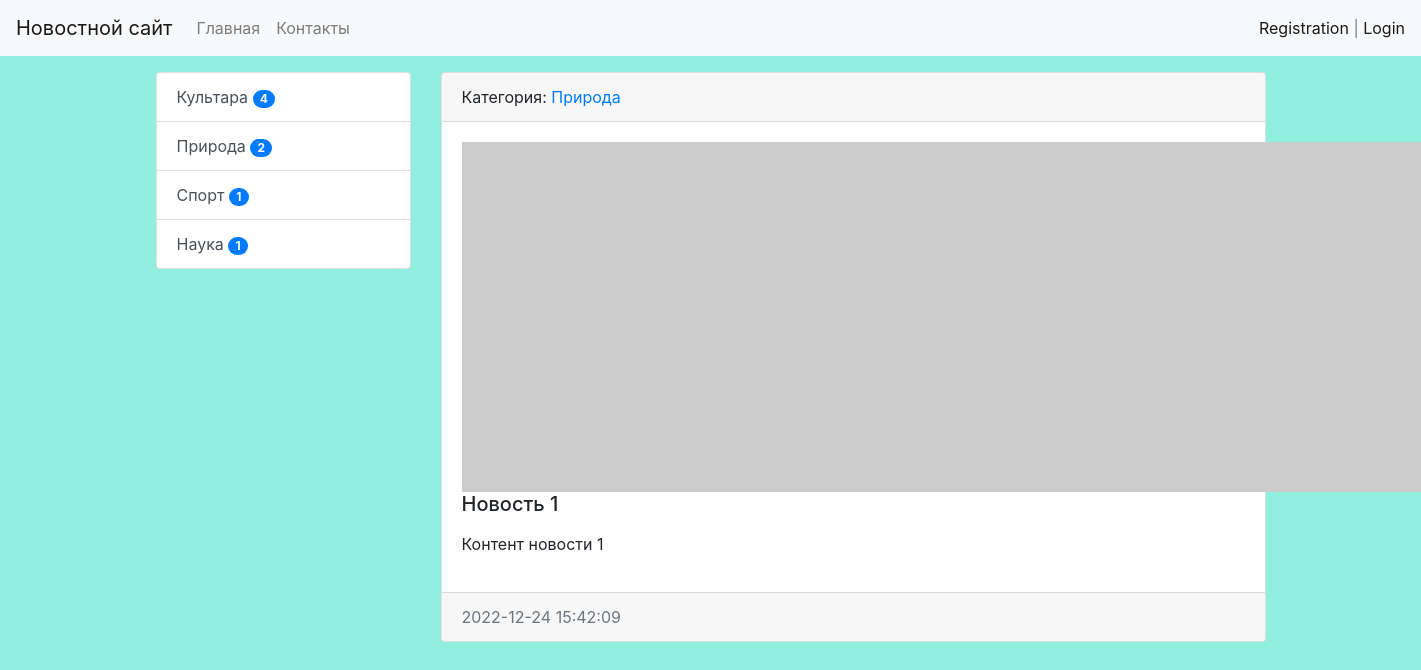
Page /blog/1/ on the committed database.
### blog/models.py (models this page shows, shortened)
class Category(models.Model):
    title = models.CharField(max_length=150, db_index=True, verbose_name='Наименование категории')
    def get_absolute_url(self):
        return reverse('category', kwargs={"category_id": self.pk})
    def __str__(self):
        return self.title
    class Meta:
        verbose_name = 'Категория'
        verbose_name_plural = 'Категории'
        ordering = ['title']

class Blog(models.Model):
    title = models.CharField(max_length=150, verbose_name='Наименование')
    content = models.TextField(blank=True, verbose_name='Контент')
    created_at = models.DateTimeField(auto_now_add=True, verbose_name='Дата публикации')
    updated_at = models.DateTimeField(auto_now=True, verbose_name='Обновлено')
    photo = models.ImageField(upload_to='photos/%Y/%m/%d/', verbose_name='Фото', blank=True)
    is_published = models.BooleanField(default=True, verbose_name='Опубликовано')
    category = models.ForeignKey('Category', on_delete=models.PROTECT,  verbose_name='Категория')
    views = models.IntegerField(default=0)
    class Meta:
        verbose_name = 'Новость'
        verbose_name_plural = 'Новости'
        ordering = ['-created_at']

### blog/views.py (the view)
# urls.py: path('blog/<int:pk>/',ViewBlog.as_view(), name='view_blog'),
class ViewBlog(DetailView):
    model = Blog
    context_object_name = 'blog_item'

### blog/templatetags/news_tags.py (called while the page is built)
@register.inclusion_tag('blog/list_categories.html')
def show_categories(arg1='Hello', arg2='world'):
    categories = Category.objects.annotate(cnt=Count('blog', filter=F('blog__is_published'))).filter(cnt__gt=0)
    return {"categories": categories, "arg1": arg1, "arg2": arg2}

### blog/templates/blog/blog_detail.html (shortened to what this page needs)
{% extends 'base.html' %}
{% block sidebar %}
    {% include 'inc/_sidebar.html' %}
{% endblock %}
{% block content %}
    <div class="card mb-3">
        <div class="card-header">
            Категория: <a href="{{ blog_item.category.get_absolute_url }}">{{ blog_item.category }}</a>
        </div>
        <div class="card-body">
            {% if item.photo %}
                <img src="{{ blog_item.photo.url }}" alt="" width="350" class="float-left mr-3">
            {% else %}
                <img src="https://picsum.photos/id/1060/350/235/?blur=2" alt="" class="float-left mr-3">
            {% endif %}
            <h5 class="card-title">{{ blog_item.title }}</h5>
            <p class="card-text">{{ blog_item.content|linebreaks }}</p>
        </div>
        <div class="card-footer text-muted">
            {{ blog_item.created_at|date:"Y-m-d H:i:s" }}
        </div>
    </div>
{% endblock %}

### templates/base.html (shortened to what this page needs)
{% load static %}
<!doctype html>
<html lang="en">
<head>
    <link rel="stylesheet" href="{% static 'bootstrap/css/bootstrap.css' %}">
    <link rel="stylesheet" href="{% static 'style.css' %}">
</head>
<body>
{% include 'inc/_nav.html' %}
<div class="container mt-3">
    <div class="row">
        <div class="col-md-3">
            {% block sidebar %} SIDEBAR {% endblock %}
        </div>
        <div class="col-md-9">
            {% block content %} CONTENT {% endblock %}
        </div>
    </div>
</div>
</body>
</html>

### templates/inc/_nav.html (shortened to what this page needs)
<nav class="navbar navbar-expand-lg navbar-light bg-light">
    <a class="navbar-brand" href="{% url 'home' %}">Новостной сайт</a>
    <div class="collapse navbar-collapse" id="navbarSupportedContent">
        <ul class="navbar-nav mr-auto">
            <li class="nav-item"><a class="nav-link" href="{% url 'home' %}">Главная</a></li>
            <li class="nav-item"><a class="nav-link" href="{% url 'contact' %}">Контакты</a></li>
        </ul>
        <span class="navbar-text">
            {% if request.user.is_authenticated %}
                Добро пожаловать, {{ user.username }} | <a href="{% url 'logout' %}">Выход</a>
            {% else %}
                <a href="{% url 'register' %}">Registration</a> | <a href="{% url 'login' %}">Login</a>
            {% endif %}
        </span>
    </div>
</nav>

### templates/inc/_sidebar.html (shortened to what this page needs)
{% load news_tags %}
{% show_categories %}

### blog/templates/blog/list_categories.html
<div class="list-group">
    {% for item in categories %}
        <a href="{{ item.get_absolute_url }}"
           class="list-group-item list-group-item-action">{{ item.title }}
            <span class="badge badge-primary badge-pill">{{ item.cnt }}</span></a>
    {% endfor %}
</div>

### static/style.css (style rules this page uses)
body { background-color: #91efe0; }

### rows in the picture
Category: title "Культара", cnt "4"
Category: title "Природа", cnt "2"
Category: title "Спорт", cnt "1"
Category: title "Наука", cnt "1"
Blog: category "Природа", title "Новость 1", content "Контент новости 1", created_at "2022-12-24 15:42:09"
